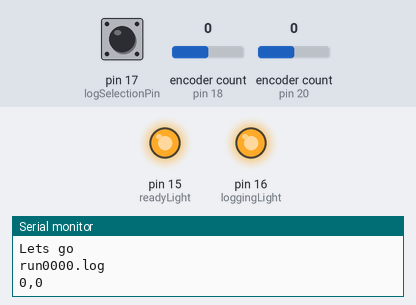
Recording of a sketch running on a simulated Arduino Uno, built with avr-gcc and run on an emulated ATmega328P. On the bench: output pins drawn as LEDs (lit = HIGH), the last lines printed to the serial monitor. The test bench sets the inputs (shaded band); at power-on: pin 17 (logSelectionPin) HIGH, encoder count (sensors on pin 18, pin 20) 0. Storage starts empty.

Above: at 1.2 s.
1.3 s: pin 17 (logSelectionPin) pulled LOW for 0.15 s
At 1.41 s:
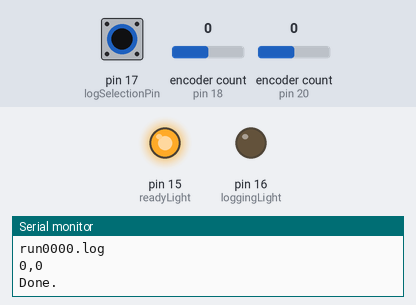
3.0 s: pin 17 (logSelectionPin) pulled LOW for 3.2 s
At 6.8 s:
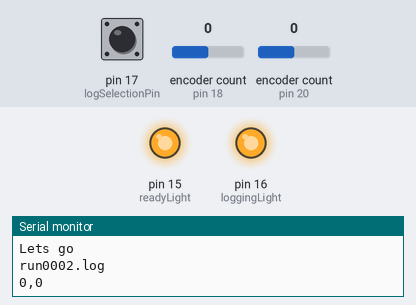
Timing chart, 0 to 8.3 s (numbered marks = the images above; inputs shaded):
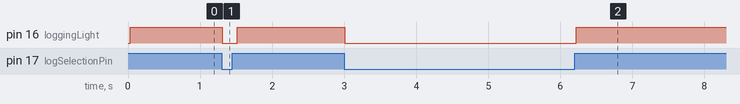

Measured:
- after the input at 1.3 s, pin 16 (loggingLight): HIGH → LOW at once, → HIGH 0.21 s later
- after the input at 3.0 s, pin 16 (loggingLight): HIGH → LOW at once, → HIGH 3.2 s later

The sketch:

TrackWalker_arduino.ino
```cpp
/*
 * This program does the following:
 *  - When the board is ready to begin operation, the pin on readyLight will be set HIGH.
 *  - When the switch on logSelectionPin is HIGH, logs datapoints to the SD card in form of "leftEncoderTicks,rightEncoderTicks" per line.
 *    - This occurs whenever either of the encoders goes an additional sampleTol ticks from the last datapoint.
 *    - While the logSelectionPin is HIGH, the pin on loggingLight will be set HIGH to indicate logging.
 *  - When the switch on logSelectionPin is toggled from HIGH to LOW, the connection to the SD card will be closed.
 */


#include <Encoder.h>

Encoder knobLeft(20, 21);
Encoder knobRight(18, 19);

#include <SPI.h>
#include <SD.h>
const int chipSelect = 53;

const int readyLight = 15;
const int loggingLight = 16;

const int logSelectionPin = 17;
const int sampleTol = 10;

void setup() {
  Serial.begin(9600);

  pinMode(loggingLight, OUTPUT);
  digitalWrite(loggingLight,LOW);
  pinMode(readyLight, OUTPUT);
  digitalWrite(readyLight,LOW);
  pinMode(logSelectionPin, INPUT_PULLUP);


  Serial.print("Initializing SD card...");

  // see if the card is present and can be initialized:
  if (!SD.begin(chipSelect)) {
    Serial.println("Card failed, or not present");
    // Just quit because there's nothing else to do
    while (1);
  }
  Serial.println("card initialized.");

  digitalWrite(loggingLight,LOW);
  digitalWrite(readyLight,HIGH);
}

long positionLeft  = -999;
long positionRight = -999;

void loop() {
  File dataFile;
  bool startup = 1;
  while(digitalRead(logSelectionPin)) {
    if (startup) {
      Serial.println("Lets go");
      char filename[] = "xxxxxxxx.log";
      long i;
      for (i=0;i<=1000;i++) {
        sprintf(filename, "run%04d.log", i);
        if(!SD.exists(filename)) break;
      }
      Serial.println(filename);
      dataFile = SD.open(filename, FILE_WRITE);
      knobLeft.write(0);
      knobRight.write(0);
      positionLeft  = -999;
      positionRight = -999;
      startup = 0;
    }
    digitalWrite(loggingLight,HIGH);
    long newLeft, newRight;
    newLeft = knobLeft.read();
    newRight = knobRight.read();
    if (abs(newLeft-positionLeft)>sampleTol || abs(newRight-positionRight)>sampleTol) {
      //Log this datapoint: "newLeft, newRight"
      String dataString = "";
      dataString += String(newLeft);
      dataString += ",";
      dataString += String(newRight);
      dataFile.println(dataString);
      Serial.println(dataString);

      positionLeft = newLeft;
      positionRight = newRight;
    }
    delay(30);
  }
  if (!startup) {
    Serial.println("Done.");
    dataFile.close();
  }
  digitalWrite(loggingLight,LOW);
  delay(100);
}
```
